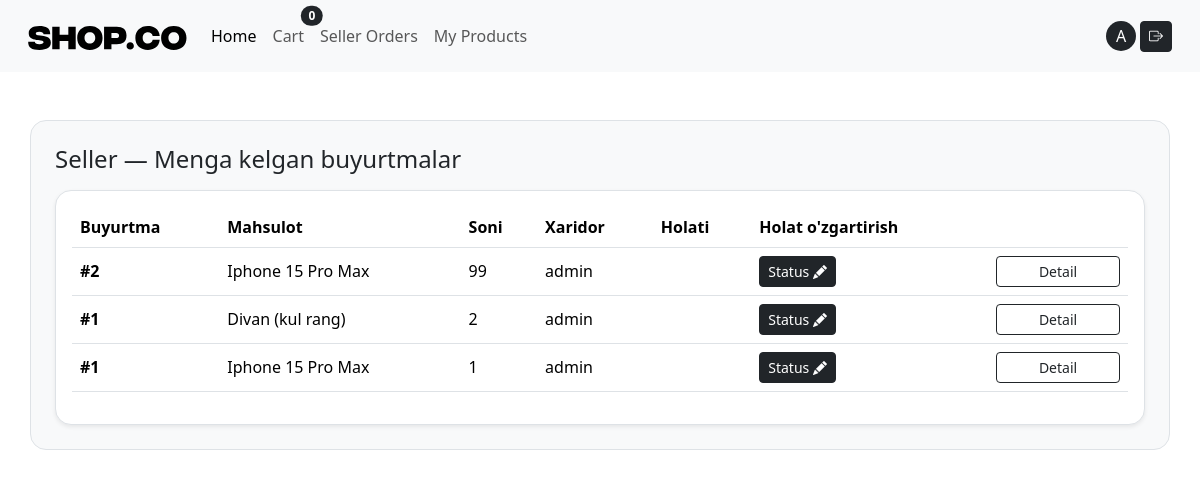
The page /seller/orders/ (signed in) on the database as committed earlier.
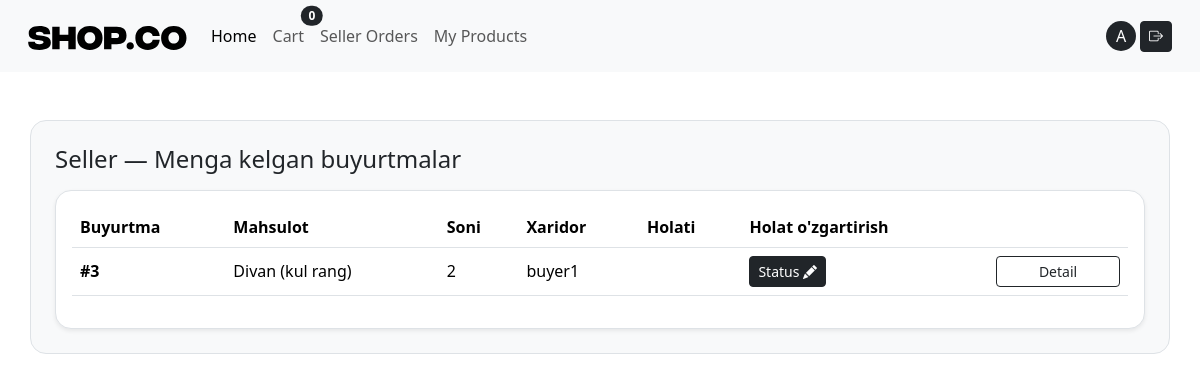
The same page on the database as committed later.
### orders/models.py (models this page shows, shortened)
class OrderItem(models.Model):
   STATUS_NEW = "new"  # yangi buyurtma
   STATUS_PROCESSING = "processing"  # tayyorlanmoqda
   STATUS_DELIVERED = "delivered"  # yetkazildi
   STATUS_CANCELED = "canceled"  # bekor qilindi
   STATUS_CHOICES = [
       (STATUS_NEW, "New"),
       (STATUS_PROCESSING, "Processing"),
       (STATUS_DELIVERED, "Delivered"),
       (STATUS_CANCELED, "Canceled"),
   ]
   order = models.ForeignKey(  # qaysi orderga tegishli
       Order, on_delete=models.CASCADE, related_name="items")
   product = models.ForeignKey(Product,
       on_delete=models.PROTECT,  # order bo‘lsa product o‘chib ketmasin (tarix saqlansin)
       related_name="order_items")
   seller = models.ForeignKey(  # buyurtma qaysi sotuvchiga borishini ajratish uchun
       settings.AUTH_USER_MODEL,
       on_delete=models.PROTECT,
       related_name="sold_items")
   qty = models.PositiveIntegerField(default=1)  # soni
   unit_price = models.DecimalField(max_digits=12, decimal_places=2, default=Decimal("0.00"))  # bitta narx
   status = models.CharField(max_length=20, choices=STATUS_CHOICES, default=STATUS_NEW)  # order holati

class Order(models.Model):
   user = models.ForeignKey(  # buyurtma egasi (xaridor)
       settings.AUTH_USER_MODEL,
       on_delete=models.CASCADE,
       related_name="orders"
   )
   full_name = models.CharField(max_length=120)  # checkoutdagi ism-familiya
   phone = models.CharField(max_length=30)  # telefon
   address = models.TextField()  # manzil (sodda variant)
   delivery_method = models.CharField(max_length=50, default="standard")  # yetkazish turi
   note = models.TextField(blank=True)  # izoh (ixtiyoriy)
   created_at = models.DateTimeField(auto_now_add=True)  #yaratilgan vaqt

### catalog/models.py (models this page shows, shortened)
class Product(models.Model):
    seller = models.ForeignKey(settings.AUTH_USER_MODEL, on_delete=models.CASCADE, related_name="products")
    category = models.ForeignKey(Category, on_delete=models.SET_NULL, null=True, blank=True, related_name="products")
    name = models.CharField(max_length=200)
    slug = models.SlugField(max_length=220, unique=True)
    price = models.DecimalField(max_digits=12, decimal_places=2)
    short_description = models.CharField(max_length=255, blank=True)
    description = models.TextField(blank=True)
    stock = models.PositiveIntegerField(default=0)
    is_active = models.BooleanField(default=True)
    main_image = models.ImageField(upload_to="products/main/", blank=True, null=True)
    created_at = models.DateTimeField(auto_now_add=True)

### accounts/models.py (models this page shows, shortened)
class User(AbstractUser):
    class Role(models.TextChoices):
        BUYER = "BUYER", "Buyer"
        SELLER = "SELLER", "Seller"
    role = models.CharField(
        max_length=10,
        choices=Role.choices,
        default=Role.BUYER
    )
    image = models.ImageField(upload_to="avatars/", blank=True, null=True)
    phone = models.CharField(max_length=13, help_text="+998919990033")
    address = models.CharField(max_length=255, blank=True)

### orders/views.py (the view)
# urls.py: path("seller/orders/", views.SellerOrderItemListView.as_view(), name="seller_order_items"),
class SellerOrderItemListView(SellerRequiredMixin, ListView):
   model = OrderItem
   template_name = "orders/seller/order_items.html"
   context_object_name = "items"
   paginate_by = 20
   def get_queryset(self):
       return (
           OrderItem.objects
           .filter(seller=self.request.user)
           .select_related("order", "product", "order__user")  # buyer info uchun
           .order_by("-order__created_at")
       )

### cart/context_processors.py (called while the page is built)
def cart(request):
    if request.user.is_authenticated:
        cart, _ = Cart.objects.get_or_create(user=request.user)
        return {'cart': cart}
    return {'cart': None}

### cart/models.py (called while the page is built)
   def total_qty(self):
       return sum(item.qty for item in self.items.all())

### orders/mixins.py (called while the page is built)
   def test_func(self):
       user = self.request.user
       return user.is_authenticated and getattr(user, "role", None) == "SELLER"

### templates/orders/seller/order_items.html (shortened to what this page needs)
{% extends "base.html" %}
{% block content %}
<div class="container border rounded p-4 my-5 rounded-4 bg-light">
    <h1 class="h4 mb-3">Seller — Menga kelgan buyurtmalar</h1>
<div class="card shadow-sm border rounded-4">
 <div class="card-body">
   {% if items %}
     <div class="table-responsive">
       <table class="table align-middle"><thead><tr>
             <th>Buyurtma</th>
             <th>Mahsulot</th>
             <th>Soni</th>
             <th>Xaridor</th>
             <th>Holati</th>
             <th>Holat o'zgartirish</th>
             <th style="width:140px;"></th>
           </tr></thead><tbody>
           {% for it in items %}
             <tr>
               <td class="fw-semibold">#{{ it.order.id }}</td>
               <td>{{ it.product.name }}</td>
               <td>{{ it.qty }}</td>
               <td>{{ it.order.user.username }}</td>
               <td></td>
               <td>
                <a class="btn btn-sm btn-dark" href="{% url 'seller_order_status' it.pk %}">Status  <i class="bi bi-pencil-fill"></i></a>
               </td>
               <td>
                 <a class="btn btn-outline-dark btn-sm w-100"
                    href="{% url 'seller_order_item_detail' it.id %}">
                   Detail
                 </a></td></tr>
           {% endfor %}
         </tbody></table></div>
   {% else %}
     <p class="text-muted mb-0">Hozircha sizga buyurtma yo‘q.</p>
   {% endif %}</div></div>
</div>
{% endblock %}

Rows that differ between the two databases and show on the page:
removed OrderItem: order.id "2", product.name "Iphone 15 Pro Max", qty "99", order.user.username "admin"
no longer on this page (row edited): OrderItem: order.id "1", product.name "Iphone 15 Pro Max", qty "1", order.user.username "admin"
changed OrderItem "Divan (kul rang)": order.id "1" → "3"; order.user.username "admin" → "buyer1"
